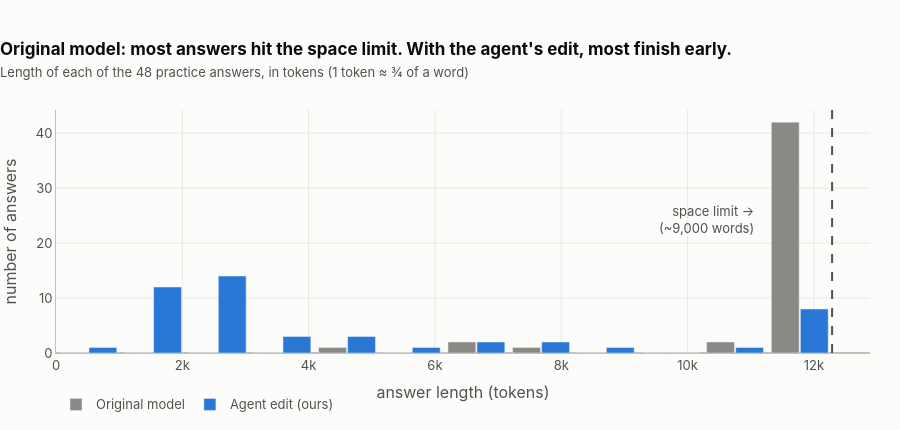

The cell this chart's notebook holds for it:
### Markdown cell above
## 1. The problem: the model talks itself in circles

Each bar counts how many answers were a given length. The dashed line is the space limit. An answer at the limit
means the model was still "thinking" when it ran out of room, so it **never wrote an answer**.

### Code cell
CAP = 12288
bins = list(range(0, CAP + 1024, 1024))
fig = go.Figure()
for arm in ["base", "m2a_a1_062959_102"]:
    r = rows("dev48", arm)
    df = pd.DataFrame({"tok": [x["n_tokens"] for x in r], "ok": [x["correct"] for x in r], "cut": [x["cut"] for x in r]})
    df["bin"] = pd.cut(df.tok.clip(upper=CAP - 1), bins, right=False, labels=bins[:-1]).astype(int)
    g = df.groupby("bin").agg(n=("ok", "size"), ok=("ok", "sum"), cut=("cut", "sum")).reindex(bins[:-1], fill_value=0)
    custom = [[b, b + 1024, int(b * 0.75), int((b + 1024) * 0.75), n, k, c] for b, n, k, c in zip(g.index, g.n, g.ok, g.cut)]
    fig.add_bar(x=[b + 512 for b in g.index], y=g.n, name=label(arm), marker_color=color(arm), width=440,
                offset=-450 if arm == "base" else 10, customdata=custom,
                hovertemplate=f"<b>{label(arm)}</b><br>%{{customdata[4]}} answers were %{{customdata[0]:,}}–%{{customdata[1]:,}} tokens long"
                              "<br>(about %{customdata[2]:,}–%{customdata[3]:,} words)<br>correct: %{customdata[5]} · ran out of space: %{customdata[6]}<extra></extra>")
fig.add_vline(x=CAP, line_dash="dash", line_color=INK2)
fig.add_annotation(x=CAP - 1200, y=0.55, yref="paper", text="space limit →<br>(~9,000 words)", showarrow=False, xanchor="right", align="right", font=dict(color=INK2))
style(fig, 430, "Original model: most answers hit the space limit. With the agent's edit, most finish early.",
      "Length of each of the 48 practice answers, in tokens (1 token ≈ ¾ of a word)")
fig.update_xaxes(title="answer length (tokens)", range=[0, CAP + 600])
fig.update_yaxes(title="number of answers")
show(fig)

cut = {a: gen["dev48"][a]["summary"]["cut"] for a in ["base", "m2a_a1_062959_102"]}
display(Markdown(f"""
| | ran out of space | solved |
|---|---|---|
| **Original model** | **{cut['base']:.0%}** of answers | {acc('dev48','base')[0]} of 48 |
| **With the agent's edit** | **{cut['m2a_a1_062959_102']:.0%}** of answers | {acc('dev48','m2a_a1_062959_102')[0]} of 48 |
"""))

### Figure 1 — Plotly figure (JSON) as saved in the notebook; plotly's stock layout.template omitted (floating-point values rounded to 4 significant figures)
{"data": [{"customdata": [[0, 1024, 0, 768, 0, 0, 0], [1024, 2048, 768, 1536, 0, 0, 0], [2048, 3072, 1536, 2304, 0, 0, 0], [3072, 4096, 2304, 3072, 0, 0, 0], [4096, 5120, 3072, 3840, 1, 0, 0], [5120, 6144, 3840, 4608, 0, 0, 0], [6144, 7168, 4608, 5376, 2, 2, 0], [7168, 8192, 5376, 6144, 1, 0, 0], [8192, 9216, 6144, 6912, 0, 0, 0], [9216, 10240, 6912, 7680, 0, 0, 0], [10240, 11264, 7680, 8448, 2, 2, 0], [11264, 12288, 8448, 9216, 42, 3, 41]], "hovertemplate": "<b>Original model</b><br>%{customdata[4]} answers were %{customdata[0]:,}–%{customdata[1]:,} tokens long<br>(about %{customdata[2]:,}–%{customdata[3]:,} words)<br>correct: %{customdata[5]} · ran out of space: %{customdata[6]}<extra></extra>", "marker": {"color": "#8a8985"}, "name": "Original model", "offset": -450, "type": "bar", "width": 440, "x": [512, 1536, 2560, 3584, 4608, 5632, 6656, 7680, 8704, 9728, 10752, 11776], "y": [0, 0, 0, 0, 1, 0, 2, 1, 0, 0, 2, 42]}, {"customdata": [[0, 1024, 0, 768, 1, 1, 0], [1024, 2048, 768, 1536, 12, 9, 0], [2048, 3072, 1536, 2304, 14, 11, 0], [3072, 4096, 2304, 3072, 3, 2, 0], [4096, 5120, 3072, 3840, 3, 3, 0], [5120, 6144, 3840, 4608, 1, 1, 0], [6144, 7168, 4608, 5376, 2, 2, 0], [7168, 8192, 5376, 6144, 2, 1, 0], [8192, 9216, 6144, 6912, 1, 1, 0], [9216, 10240, 6912, 7680, 0, 0, 0], [10240, 11264, 7680, 8448, 1, 1, 0], [11264, 12288, 8448, 9216, 8, 0, 8]], "hovertemplate": "<b>Agent edit (ours)</b><br>%{customdata[4]} answers were %{customdata[0]:,}–%{customdata[1]:,} tokens long<br>(about %{customdata[2]:,}–%{customdata[3]:,} words)<br>correct: %{customdata[5]} · ran out of space: %{customdata[6]}<extra></extra>", "marker": {"color": "#2a78d6"}, "name": "Agent edit (ours)", "offset": 10, "type": "bar", "width": 440, "x": [512, 1536, 2560, 3584, 4608, 5632, 6656, 7680, 8704, 9728, 10752, 11776], "y": [1, 12, 14, 3, 3, 1, 2, 2, 1, 0, 1, 8]}], "layout": {"annotations": [{"align": "right", "font": {"color": "#52514e"}, "showarrow": false, "text": "space limit →<br>(~9,000 words)", "x": 11088, "xanchor": "right", "y": 0.55, "yref": "paper"}], "bargap": 0.25, "font": {"color": "#52514e", "family": "Inter, Helvetica, Arial, sans-serif", "size": 13}, "height": 430, "hoverlabel": {"align": "left", "bgcolor": "white", "bordercolor": "#c3c2b7", "font": {"color": "#0b0b0b", "size": 13}}, "legend": {"font": {"color": "#52514e"}, "orientation": "h", "x": 0, "y": -0.15}, "margin": {"b": 40, "l": 10, "r": 30, "t": 110}, "paper_bgcolor": "#fcfcfb", "plot_bgcolor": "#fcfcfb", "shapes": [{"line": {"color": "#52514e", "dash": "dash"}, "type": "line", "x0": 12288, "x1": 12288, "xref": "x", "y0": 0, "y1": 1, "yref": "y domain"}], "title": {"font": {"color": "#0b0b0b", "size": 17}, "text": "<b>Original model: most answers hit the space limit. With the agent's edit, most finish early.</b><br><span style='font-size:13px;color:#52514e'>Length of each of the 48 practice answers, in tokens (1 token ≈ ¾ of a word)</span>", "x": 0, "xanchor": "left"}, "xaxis": {"gridcolor": "#e8e7e3", "linecolor": "#c3c2b7", "range": [0, 12888], "tickfont": {"color": "#52514e"}, "title": {"text": "answer length (tokens)"}, "zerolinecolor": "#c3c2b7"}, "yaxis": {"gridcolor": "#e8e7e3", "linecolor": "#c3c2b7", "tickfont": {"color": "#52514e"}, "title": {"text": "number of answers"}, "zerolinecolor": "#c3c2b7"}}}
